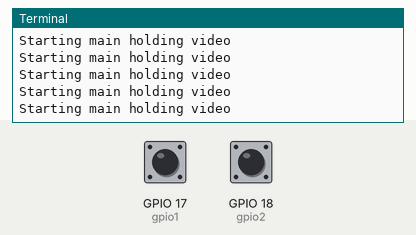
Bench run of a program on a simulated Raspberry Pi (BCM pin numbers). Shown: the last lines printed to the terminal. Inputs (shaded band) come from the test bench; at power-on: GPIO 17 (gpio1) HIGH, GPIO 18 (gpio2) HIGH. System figures (address, load, memory, disk, uptime) are fixed made-up values; sound played through the audio output is not drawn and takes no time.

Above: at 1.2 s.
1.3 s: GPIO 17 (gpio1) pulled LOW for 0.15 s
At 1.59 s:
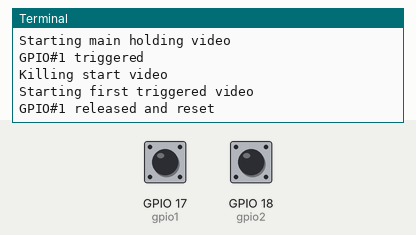
2.9 s: GPIO 18 (gpio2) pulled LOW for 0.15 s
At 3.04 s:
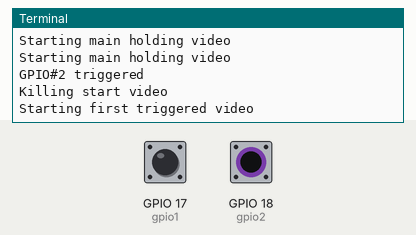
4.5 s: GPIO 17 (gpio1) pulsed LOW 5 times (0.12 s each, 0.3 s apart)
At 5.63 s:
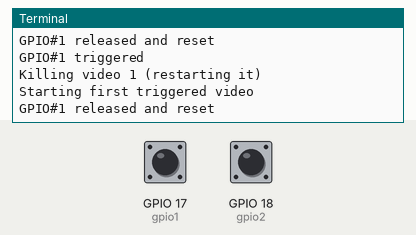
7.5 s: GPIO 18 (gpio2) pulsed LOW 2 times (0.12 s each, 0.3 s apart)
At 7.77 s:
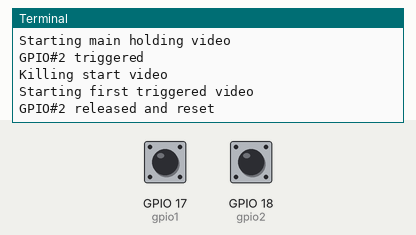

Measured:
- after the input at 1.3 s, the terminal: prints a new line at once (image 1)
- after the input at 2.9 s, the terminal: prints a new line at once (image 2)
- after the input at 4.5 s, the terminal: prints a new line at once (image 3)
- after the input at 7.5 s, the terminal: prints a new line at once (image 4)

The program:

TriggeredVideoPlayer_GPIO_v9.py
```python
# (licence header left out)
#This program is distributed in the hope that it will be useful,
#but WITHOUT ANY WARRANTY; without even the implied warranty of
#MERCHANTABILITY or FITNESS FOR A PARTICULAR PURPOSE.  See the
#GNU General Public License for more details.

#You should have received a copy of the GNU General Public License
#along with this program.  If not, see <http://www.gnu.org/licenses/>.

#####################################################################
# BRAND NEW UDP PACKET TRIGGERED VIDEO PLAYER:
# -Removed console clearing from here, better to run on external shell script
# -Listens for A or B to trigger video 1 or 2 in order
# -Plays holding video whilst waiting to be triggered
# -Returns to main holding video after playing triggered videos
# -Listens on all interfaces on UDP port 5005
# -Ensure the packets you send are encoded to byte in utf-8 encoding
#####################################################################

import RPi.GPIO as GPIO
import sys
import os
import subprocess
import psutil
import time
import threading
import socket

##############################################################
# GPIO Pin in/out setup
##############################################################
GPIO.setmode(GPIO.BCM)

#Here we're using GPIO 17 and 18 as triggers, but these can be changed
#Be careful which pins you use, and do some reading on their functions
gpio1 = 17
gpio2 = 18

#We're pulling up voltage on these, so short to ground to trigger:
GPIO.setup(gpio1, GPIO.IN, pull_up_down=GPIO.PUD_UP)
GPIO.setup(gpio2, GPIO.IN, pull_up_down=GPIO.PUD_UP)

#Make sure your switches are pretty clean and your switching is simple
#The debounce amount below (in milliseconds) makes sure we don't get twitchy results
#from electrical noise or bad contacts. Increase this if you find multiple
#triggers are happening. Better yet, use small capacitors to help the switch
#This is intended for momentary trigger switches, not state-based switches
gpiobounce = 100

###############################################################
# file locations for media
###############################################################
startmovie = ("/home/pi/video/start.mp4")
movie1 = ("/home/pi/video/video1.mp4")
movie2 = ("/home/pi/video/video2.mp4")

##################################################################
#variables for making sure we only trigger each video player once:
##################################################################
needtostart = 1
running = 0
mode = 0
gpio1status = 0
gpio2status = 0

################################################################################
#Redirecting console output to null so we don't litter the window with feedback
################################################################################
FNULL = open(os.devnull,'w')

#####################################################################
# threaded callbacks for interrupt driven button triggers
# also: resets so buttons must be release and pressed to re-trigger
#####################################################################
def pressedgpio1(channel):
    global needtostart
    global mode
    global gpio1status
    #check that the button was previously release before re-triggering
    #remember, voltage low (zero) means pressed, due to our pull-ups
    if (gpio1status == 0 and GPIO.input(gpio1) == 0):
        print("GPIO#1 triggered")
        mode = 1
        needtostart = 1
        gpio1status = 1
    #the button was previously pressed, but is now released, let's reset
    #remember, voltage high (1) means released, due to our pull-ups
    elif (gpio1status == 1 and GPIO.input(gpio1) == 1):
        print("GPIO#1 released and reset")
        gpio1status = 0
    #button is still being held down from last time, do nothing
    elif (gpio1status == 1 and GPIO.input(gpio1) == 0):
        print("GPIO#1 still held down, not triggered")

def pressedgpio2(channel):
    global needtostart
    global mode
    global gpio2status
    #check that the button was previously release before re-triggering
    #remember, voltage low (zero) means pressed, due to our pull-ups
    if (gpio2status == 0 and GPIO.input(gpio2) == 0):
        print("GPIO#2 triggered")
        mode = 2
        needtostart = 1
        gpio2status = 1
    #the button was previously pressed, but is now released, let's reset
    #remember, voltage high (1) means released, due to our pull-ups
    elif (gpio2status == 1 and GPIO.input(gpio2) == 1):
        print("GPIO#2 released and reset")
        gpio2status = 0
    #button is still being held down from last time, do nothing
    elif (gpio2status == 1 and GPIO.input(gpio2) == 0):
        print("GPIO#2 still held down, not triggered")

#########################################################################
# Definition of callback functions to physical button mapping
#########################################################################
#Interrupt driven callbacks with 100ms debounce in case of electrical noise
#Short to ground to trigger, release to reset (rise/fall detected in callbacks):
GPIO.add_event_detect(gpio1, GPIO.BOTH, callback=pressedgpio1, bouncetime=gpiobounce)
GPIO.add_event_detect(gpio2, GPIO.BOTH, callback=pressedgpio2, bouncetime=gpiobounce)

#########################################################################
#Main looping
#########################################################################
try:

	while True:
		###################################################################
		#Base looping video
		###################################################################
		if (mode == 0):
			if (needtostart == 1):
				needtostart = 0
				#for troubleshooting: uncomment
				print("Starting main holding video")
				m = subprocess.Popen(['omxplayer', '--loop', '-b', '--no-osd', startmovie], stdin=subprocess.PIPE,stdout=subprocess.PIPE,stderr=subprocess.PIPE, close_fds=True)
				#Set the current running to start video (for killing logic)
				running = 0

			else:
				#Not needed on base loop, but in case of crash
				#Check for end of video
				if m.poll() is not None:
					#Relaunch the process to start again
					needtostart = 1

		###################################################################
		#Triggered video 1
		###################################################################
		elif (mode == 1):
			if (needtostart == 1):
				#kill off other videos first
				if (running == 0):
					print("Killing start video")
					m.stdin.write(b'q')
					m.stdin.flush()
					#Let's sink the boot in
					m.kill()
				elif (running == 1):
					print("Killing video 1 (restarting it)")
					a.stdin.write(b'q')
					a.stdin.flush()
					#Let's sink the boot in
					a.kill()
				elif (running == 2):
					print("Killing video 2")
					b.stdin.write(b'q')
					b.stdin.flush()
					#Let's sink the boot in
					b.kill()

				#for troubleshooting: uncomment
				print("Starting first triggered video")
				needtostart = 0
				a = subprocess.Popen(['omxplayer', '-b', '--no-osd', movie1], stdin=subprocess.PIPE,stdout=subprocess.PIPE,stderr=subprocess.PIPE, close_fds=True)
				#Set the current running to video 1 (for killing logic)
				running = 1
			else:
				#End checking:
				#if process has quit
				if a.poll() is not None:
					#go back to start video/holding frame
					mode = 0
					needtostart = 1
				#return back to start
				if (needtostart == 1):
					mode = 0
					a.kill()
		###################################################################
		#Triggered video 2
		###################################################################
		elif (mode == 2):
			if (needtostart == 1):
				#kill off other videos first
				if (running == 0):
					print("Killing start video")
					m.stdin.write(b'q')
					m.stdin.flush()
					#Let's sink the boot in
					m.kill()
				elif (running == 1):
					print("Killing video 1")
					a.stdin.write(b'q')
					a.stdin.flush()
					#Let's sink the boot in
					a.kill()
				elif (running == 2):
					print("Killing video 2 (Restarting it)")
					b.stdin.write(b'q')
					b.stdin.flush()
					#Let's sink the boot in
					b.kill()

				#for troubleshooting: uncomment
				print("Starting first triggered video")
				needtostart = 0
				b = subprocess.Popen(['omxplayer', '-b', '--no-osd', movie2], stdin=subprocess.PIPE,stdout=subprocess.PIPE,stderr=subprocess.PIPE, close_fds=True)
				#Set the current running to video 2 (for killing logic)
				running = 2
			else:
				#End checking:
				#if process has quit
				if b.poll() is not None:
					#go back to start video/holding frame
					mode = 0
					needtostart = 1
				#return back to start
				if (needtostart == 1):
					mode = 0
					b.kill()

		#give the loop some breathing space (eases up on resources, but delays response by 100ms)
		time.sleep(0.1)

#when killed, get rid of players and any other stuff that needs doing
finally:
	#make sure all players are killed fully off
	os.system('killall omxplayer.bin')
	os.system('killall omxplayer')
	#turn the blinking cursor back on in the terminal
	#os.system("setterm -cursor on > /dev/tty1")
	print("Quitting, Goodbye!")
```
